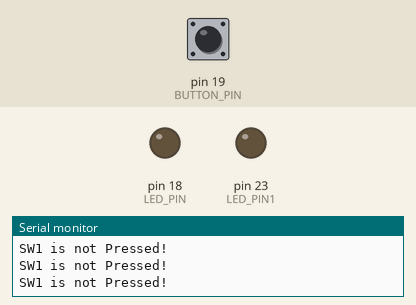
This sketch was run on a simulated Arduino Mega 2560, built with avr-gcc and run on an emulated ATmega2560. Shown: output pins drawn as LEDs (lit = HIGH), the last lines printed to the serial monitor. Inputs (shaded band) come from the test bench; at power-on: pin 19 (BUTTON_PIN) HIGH.

Above: at 1.2 s.
1.3 s: pin 19 (BUTTON_PIN) pulled LOW for 0.15 s
At 2.1 s:
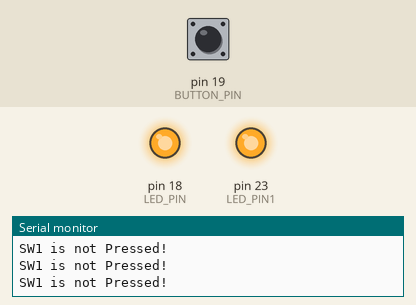
2.9 s: pin 19 (BUTTON_PIN) pulled LOW for 1 s
At 3.6 s:
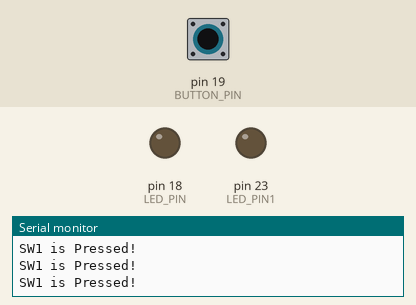
5.4 s: pin 19 (BUTTON_PIN) pulled LOW for 3.2 s
At 5.9 s:
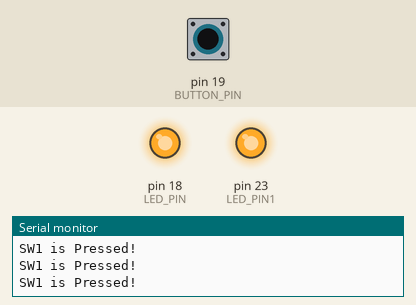
Timing chart, 0 to 8.4 s (numbered marks = the images above; inputs shaded):
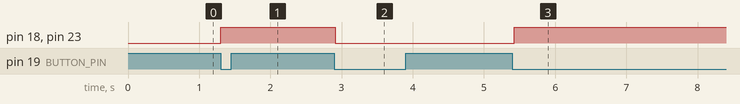

The sketch:

Lap3_3.ino
```cpp
// กำหนดขา GPIO
#define BUTTON_PIN 19  // ปุ่มต่อที่ขา 0
#define LED_PIN1 23    // LED ต่อที่ขา 18
#define LED_PIN 18

// ตัวแปรสำหรับเก็บสถานะ
int counter = 0;   // ตัวนับจำนวนครั้งที่ปุ่มถูกกด
int cur_value = 1; // สถานะปัจจุบันของปุ่ม
int past_value = 1; // สถานะก่อนหน้า

void setup() {
    // ตั้งค่าขา GPIO
    pinMode(BUTTON_PIN, INPUT);  // ตั้งค่าขาเป็น INPUT
    pinMode(LED_PIN, OUTPUT);    // ตั้งค่าขา LED เป็น OUTPUT
    pinMode(LED_PIN1, OUTPUT);
    // ปิด LED เริ่มต้น
        digitalWrite(LED_PIN1, LOW);
            digitalWrite(LED_PIN, LOW);


    // เริ่ม Serial Monitor
    Serial.begin(115200);
}

void loop() {
    // อ่านสถานะปัจจุบันของปุ่ม
    cur_value = digitalRead(BUTTON_PIN);
    int sw1State = digitalRead(BUTTON_PIN);

    if (sw1State == LOW) {  // LOW แปลว่าปุ่มถูกกด
        pinMode(BUTTON_PIN, INPUT); // ปิด LED

        Serial.println("SW1 is Pressed!"); // แสดงข้อความบน Serial Monitor
    } else {
        Serial.println("SW1 is not Pressed!"); // แ
    }
    // ตรวจสอบถ้าปุ่มถูกกด (cur_value == 0) และสถานะก่อนหน้าคือ 1
    if (cur_value == LOW && past_value == HIGH) {
        // เพิ่มตัวนับ
        counter++;

        // พิมพ์ค่าจำนวนครั้งที่กดปุ่มบน Serial Monitor
        Serial.print("Counter = ");
        Serial.println(counter);

        // สลับสถานะของ LED
        digitalWrite(LED_PIN, !digitalRead(LED_PIN));
        digitalWrite(LED_PIN1, !digitalRead(LED_PIN1));
    }

    // บันทึกสถานะปัจจุบันไปยัง past_value
    past_value = cur_value;

    // หน่วงเวลาดีเลย์เพื่อลดผลกระทบของสัญญาณเด้ง (debouncing)
    delay(50);
}
```

Measured:
- after the input at 1.3 s, pin 18 (LED_PIN), pin 23 (LED_PIN1): LOW → HIGH at once
- after the input at 2.9 s, pin 18 (LED_PIN), pin 23 (LED_PIN1): HIGH → LOW at once
- after the input at 5.4 s, pin 18 (LED_PIN), pin 23 (LED_PIN1): LOW → HIGH at once
